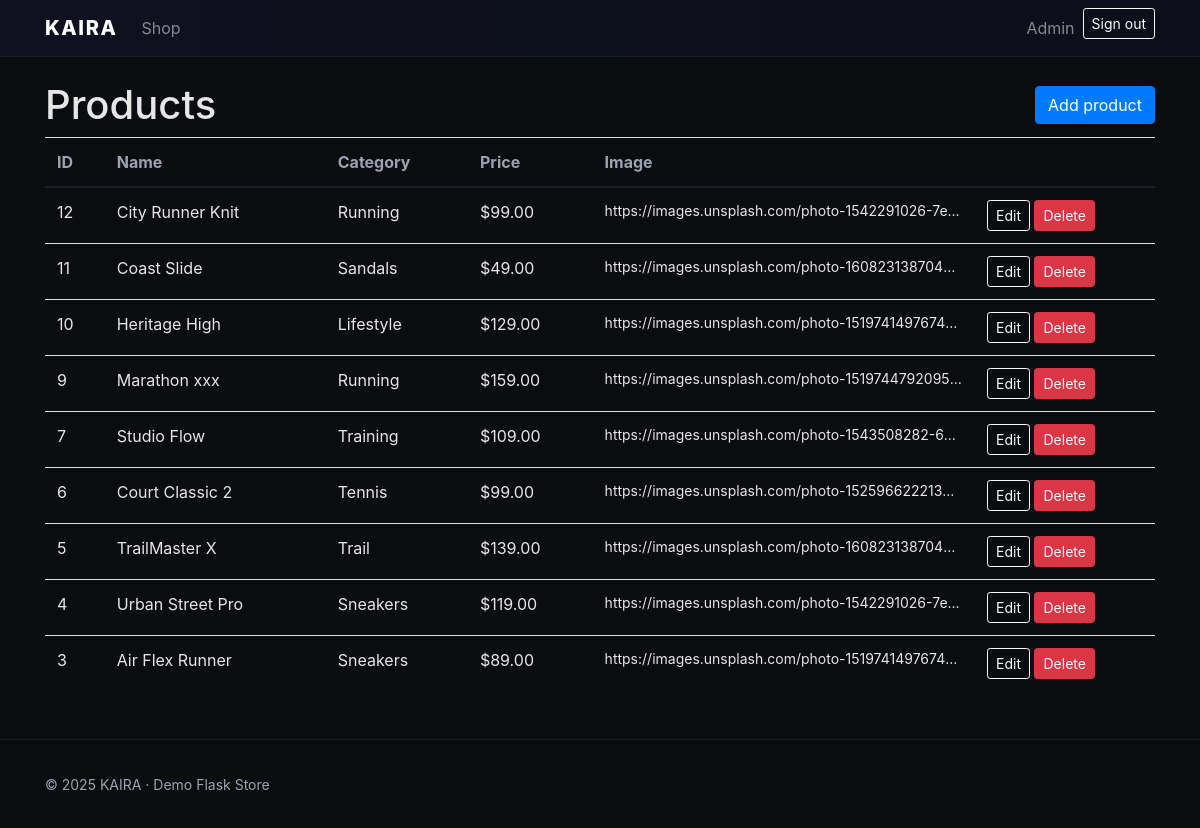
The app's page /admin/products (signed in), older data.
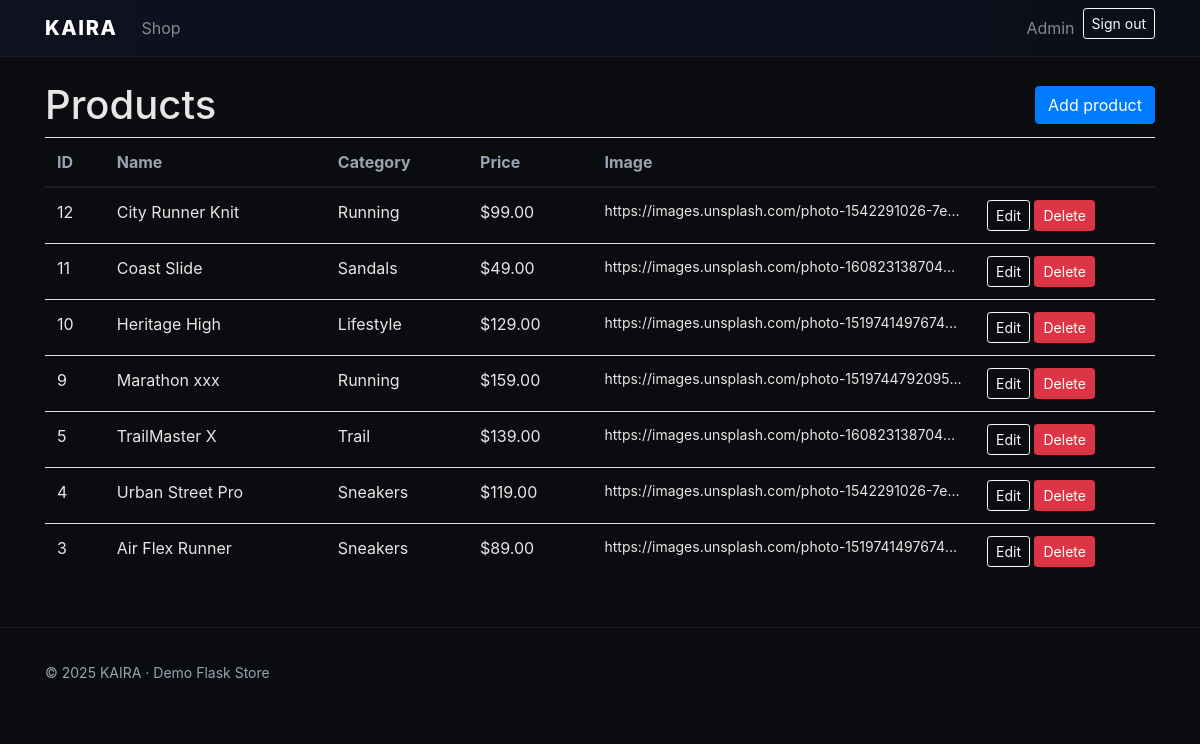
The same page, newer data.
### tables this page shows
CREATE TABLE products(
            id INTEGER PRIMARY KEY AUTOINCREMENT,
            name TEXT NOT NULL,
            category TEXT NOT NULL,
            price REAL NOT NULL,
            image TEXT NOT NULL,
            description TEXT NOT NULL,
            created_at TIMESTAMP DEFAULT CURRENT_TIMESTAMP
        );

### app.py (the view)
@app.route("/admin/products")
def admin_products():
    if not require_admin(): return redirect(url_for("admin_login"))
    db = get_db()
    products = db.execute("SELECT * FROM products ORDER BY id DESC").fetchall()
    return render_template("admin_products.html", products=products, title="Admin — Products")

### app.py (called while the page is built)
def get_db():
    if "db" not in g:
        g.db = sqlite3.connect(DB_PATH)
        g.db.row_factory = sqlite3.Row
    return g.db

def require_admin():
    if not session.get("admin"):
        flash("Please sign in as admin.")
        return False
    return True

### templates/admin_products.html
{% extends "base.html" %}
{% block content %}
<div class="d-flex align-items-center mb-2">
  <h1 class="mb-0">Products</h1>
  <a href="{{ url_for('admin_add_product') }}" class="btn btn-primary ml-auto">Add product</a>
</div>
<div class="table-responsive">
<table class="table table-hover">
  <thead><tr><th>ID</th><th>Name</th><th>Category</th><th>Price</th><th>Image</th><th style="width:180px"></th></tr></thead>
  <tbody>
  {% for p in products %}
    <tr>
      <td>{{ p['id'] }}</td>
      <td>{{ p['name'] }}</td>
      <td>{{ p['category'] }}</td>
      <td>${{ '%.2f'|format(p['price']) }}</td>
      <td class="small text-truncate" style="max-width:260px">{{ p['image'] }}</td>
      <td>
        <a class="btn btn-sm btn-outline-light" href="{{ url_for('admin_edit_product', product_id=p['id']) }}">Edit</a>
        <form class="d-inline" method="post" action="{{ url_for('admin_delete_product', product_id=p['id']) }}" onsubmit="return confirm('Delete this product?')">
          <button class="btn btn-sm btn-danger" type="submit">Delete</button>
        </form>
      </td>
    </tr>
  {% else %}
    <tr><td colspan="6"><div class="alert alert-secondary">No products yet.</div></td></tr>
  {% endfor %}
  </tbody>
</table>
</div>
{% endblock %}

### templates/base.html (shortened to what this page needs)
{% macro nav() -%}
<nav class="navbar navbar-expand-lg navbar-dark">
  <div class="container">
    <a class="navbar-brand" href="{{ url_for('home') }}">KAIRA</a>
    <div class="collapse navbar-collapse" id="navbars">
      <ul class="navbar-nav mr-auto">
        <li class="nav-item"><a class="nav-link" href="{{ url_for('home') }}#shop">Shop</a></li>
      </ul>
      <ul class="navbar-nav ml-auto">
        {% if session.get('admin') %}
        <li class="nav-item"><a class="nav-link" href="{{ url_for('admin_dashboard') }}">Admin</a></li>
        <li class="nav-item"><a class="btn btn-sm btn-outline-light" href="{{ url_for('admin_logout') }}">Sign out</a></li>
        {% else %}
        <li class="nav-item"><a class="btn btn-sm btn-primary" href="{{ url_for('admin_login') }}">Admin Login</a></li>
        {% endif %}
      </ul>
    </div>
  </div>
</nav>
{%- endmacro %}
<!doctype html>
<html lang="en">
<head>
  <link rel="stylesheet" href="https://cdn.jsdelivr.net/npm/bootstrap@4.6.2/dist/css/bootstrap.min.css">
  <link rel="stylesheet" href="{{ url_for('static', filename='css/style.css') }}">
</head>
<body>
  {{ nav() }}
  <main class="container my-4">
    {% block content %}{% endblock %}
  </main>
  <footer class="footer">
    <div class="container"><small class="muted">© {{ 2025 }} KAIRA · Demo Flask Store</small></div>
  </footer>
</body>
</html>

### static/css/style.css (style rules this page uses)
:root { --accent:#7c5cff; --success:#2cb67d; --danger:#ef476f; }
body { background:#0b0c10;color:#e6e6e6 }
.navbar { background:linear-gradient(90deg, #0f1120,#0c0f1a); border-bottom:1px solid #1b1e27 }
.navbar-brand { font-weight:800;letter-spacing:.08em }
.card, .btn { transition:all .2s ease }
.footer { color:#9aa3b2;border-top:1px solid #1b1e27;margin-top:2rem;padding:2rem 0 }
small.muted { color:#9aa3b2 }
.table thead th { color:#9aa3b2;border-bottom-color:#1b1e27 }
.table { color:#e6e6e6 }
.table tr { border-color:#1b1e27 }

Row changes from the older to the newer data that the page shows:
removed products: id "7", name "Studio Flow", category "Training", price "109.00", image "https://images.unsplash.com/photo-1543508282-6…"
removed products: id "6", name "Court Classic 2", category "Tennis", price "99.00", image "https://images.unsplash.com/photo-152596622213…"
